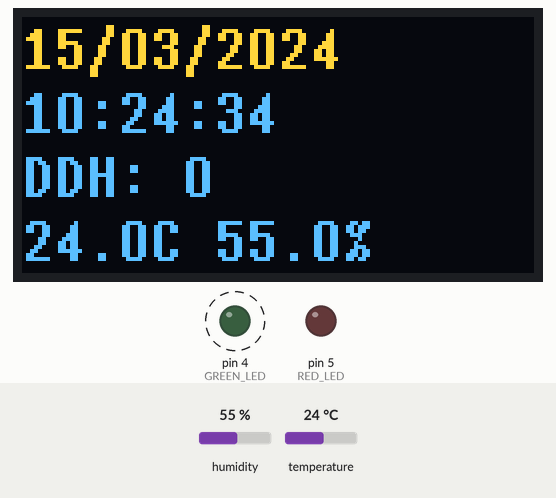
A sketch run on a simulated Arduino Uno, built with avr-gcc and run on an emulated ATmega328P. Shown: 128×64 one-colour display, output pins drawn as LEDs (lit = HIGH). Dashed ring = blinking. The test bench sets the inputs (shaded band); at power-on: humidity 55 %, temperature 24 °C. The OLED is the two-colour kind (top 16 rows yellow); the local clock reads 2024-03-15 10:24:30 at power-on unless the sketch sets it; storage starts empty; what the sketch prints to the serial monitor is not drawn.

Above: at 5.5 s.
5.6 s: humidity set to 22 %
At 8.6 s:
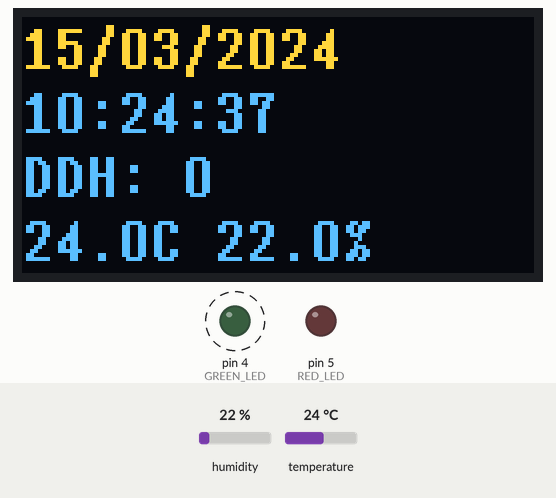
10.2 s: temperature set to 12 °C
At 14.4 s:
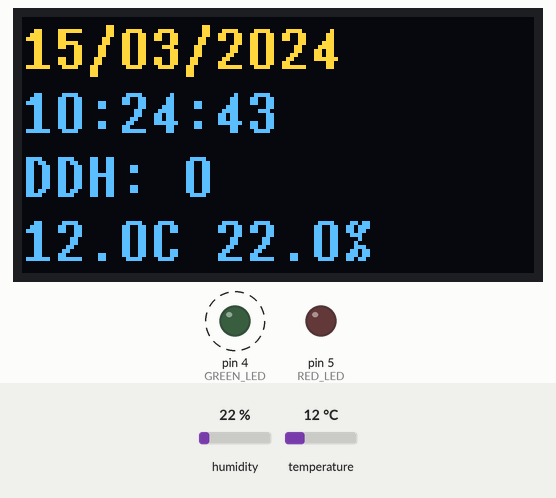
14.6 s: humidity set to 40 %
At 16.6 s:
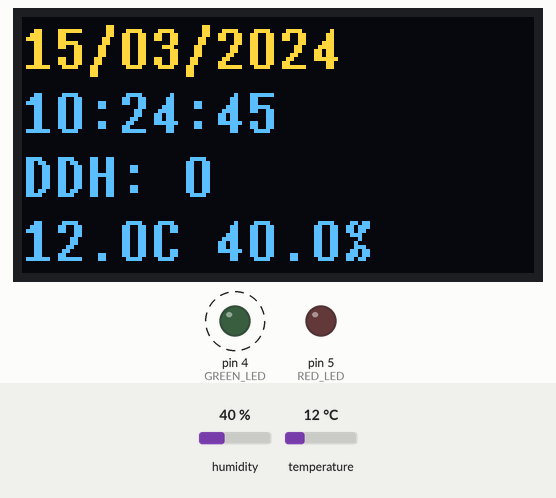
17.6 s: temperature set to 19 °C
At 21.6 s:
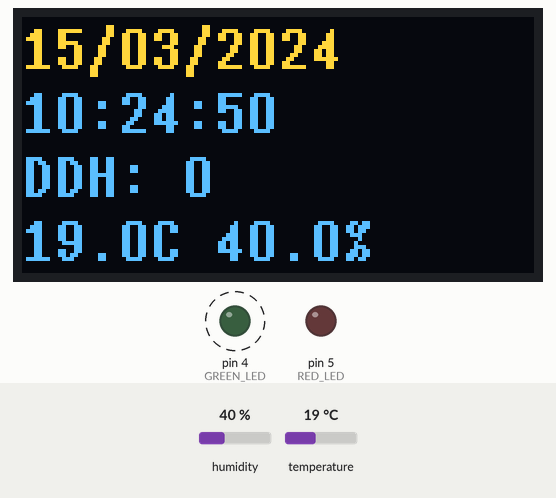
Timing chart, 0 to 22.6 s (numbered marks = the images above; inputs shaded):
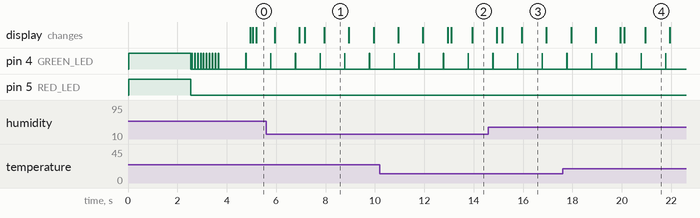

The sketch:

DHT22_SD_Recorder_display_DH.ino
```cpp
/*
  Code adapted initially from here by Raphaël BOICHOT, january 2023, use at your own risk
  https://microcontrollerslab.com/dht22-data-logger-arduino-micro-sd-card/
  to be used with the following libraries:
  https://github.com/adafruit/DHT-sensor-library
  https://github.com/adafruit/RTClib
  https://github.com/olikraus/u8g2 (this tiny library is the only possible due to Arduino memory limitation)
  128x64 pixels OLED daisy chained to the RTC module (see readme.md schematic)
------------------------------------------------------------------------------------------------------
  pinout Arduino to SD   |  Arduino to DHT22   |    Arduino to LEDS        |   Arduino to RTC (DS3231)
  GND<->GND              |  GND<->GND          |    GND<->led cathodes     |   A4 or SDA<->SCL
  +5V<->+5V              |  +5V<->VCC          |    D4<->green led anode   |   A5 or SCL<->SDA
  D10<->CS               |  D2<->DAT           |    D5<->red led anode     |   GND<->GND
  D11<->MOSI             |                     |                           |   +5V<->VCC
  D12<->MISO             |                     |                           |   SQW not connected
  D13<->SCK              |                     |                           |   32K not connected
-------------------------------------------------------------------------------------------------------
 */
#include "SD.h"
#include <SPI.h>
#include "DHT.h"
#include <Wire.h>
#include <RTClib.h>
#include <U8x8lib.h>  // Added for OLED

// OLED Initialization
U8X8_SSD1306_128X64_NONAME_HW_I2C u8x8(/* reset=*/U8X8_PIN_NONE);

RTC_DS3231 rtc;
#define DHTPIN 2
#define DHTTYPE DHT22
DHT dht(DHTPIN, DHTTYPE);
File myFile;

// --- GLOBAL VARIABLES FOR DH CALCULATION ---
float tempSum = 0;             // Sum of temperatures for the current hour
int sampleCount = 0;           // Number of readings taken in the current hour
float discomfortdegreeHours = 0;         // Cumulative Degree Hours (DH)
int lastHour = -1;             // To detect when a new hour starts
const float THRESHOLD = 28.0;  // 28°C threshold, from French RE2020
// https://www.ffbatiment.fr/techniques-batiment/reglementation-construction/reglementation-thermique-environnementale/dossier/re2020-confort-d-ete-et-indicateur-dh
// set of variables for calculating the degre.hour
// Guideline: <350 degre.hours per year, building OK, >1250 degre.hours per year, building NG

int RED_LED = 5;
int GREEN_LED = 4;
int CHIP_SELECT = 10;
unsigned long delay_s = 60;
unsigned long preceding_time, preceding_timeLED, preceding_timeDisplay;
int def_LED;
String Temperature, Humidity, Data;
bool sd_ok = false;
bool rtc_ok = false;

void setup() {
  pinMode(RED_LED, OUTPUT);
  pinMode(GREEN_LED, OUTPUT);
  Serial.begin(115200);
  while (!Serial)
    ;

  // ORIGINAL SERIAL MESSAGES
  Serial.println(F("// By Raphaël BOICHOT, March 2024"));
  Serial.println(F("// This program comes with ABSOLUTELY NO WARRANTY;"));
  Serial.println(F("// This is free software, and you are welcome to redistribute it"));

  // OLED Setup
  u8x8.begin();
  u8x8.setPowerSave(0);
  u8x8.setFont(u8x8_font_7x14B_1x2_f);  // Set to Big Bold Font

  digitalWrite(RED_LED, 1);
  digitalWrite(GREEN_LED, 1);
  delay(2500);
  digitalWrite(RED_LED, 0);
  digitalWrite(GREEN_LED, 0);

  def_LED = GREEN_LED;
  Serial.println(F("// Initializing DHT22 sensor..."));
  dht.begin();
  if (isnan(dht.readTemperature()) || isnan(dht.readHumidity())) {
    Serial.println(F("// DHT22 Sensor not working !"));
    def_LED = RED_LED;
  }

  Serial.println(F("// Initializing SD card..."));
  sd_ok = SD.begin(CHIP_SELECT);
  if (!sd_ok) {
    Serial.println(F("// SD initialization failed !"));
    def_LED = RED_LED;
  } else {
    Serial.println(F("// SD initialization OK !"));
    Data = F("The device has restarted following a power cut");
    myFile = SD.open("data.txt", FILE_WRITE);
    Serial.println(F("// Writing power down marker to data.txt..."));
    myFile.println(Data);
    myFile.close();
  }

  Serial.println(F("// Initializing RTC module..."));
  rtc_ok = rtc.begin();
  if (!rtc_ok) {
    Serial.println(F("// RTC module not responding !"));
    def_LED = RED_LED;
  }

  for (int j = 0; j < 10; j++) {
    digitalWrite(def_LED, 1);
    delay(20);
    digitalWrite(def_LED, 0);
    delay(100);
  }

  preceding_time = millis();
  preceding_timeLED = millis();
  preceding_timeDisplay = millis();
  Serial.println(F("// Starting recording..."));
}

void loop() {
  // INDICATE DEVICE IS RUNNING & UPDATE OLED
  if ((millis() - preceding_timeLED) >= (1000)) {
    preceding_timeLED = millis();
    digitalWrite(def_LED, 1);
    delay(10);
    digitalWrite(def_LED, 0);
    updateOLED();  // Refresh the screen every second
  }

  if ((millis() - preceding_time) >= (delay_s * 1000)) {
    preceding_time = millis();
    if (isnan(dht.readTemperature()) || isnan(dht.readHumidity())) {
      Serial.println(F("// DHT22 Sensor not working !"));
      def_LED = RED_LED;
    } else {
      data_logging();
    }
  }
}

void updateOLED() {
  DateTime now = rtc.now();

  // Row 0: Date
  u8x8.setCursor(0, 0);
  if (now.day() < 10) u8x8.print('0'); u8x8.print(now.day()); u8x8.print('/');
  if (now.month() < 10) u8x8.print('0'); u8x8.print(now.month()); u8x8.print('/');
  u8x8.print(now.year());

  // Row 2: Time + Blinking SD Alert
  u8x8.setCursor(0, 2);
  if (now.hour() < 10) u8x8.print('0'); u8x8.print(now.hour()); u8x8.print(':');
  if (now.minute() < 10) u8x8.print('0'); u8x8.print(now.minute()); u8x8.print(':');
  if (now.second() < 10) u8x8.print('0'); u8x8.print(now.second());

  if (!sd_ok) {
    if (now.second() % 2 == 0) u8x8.print(F("  [SD!]"));
    else u8x8.print(F("       "));
  } else {
    u8x8.print(F("       "));
  }

  // Row 4: DDH Calculation
  u8x8.setCursor(0, 4);
  u8x8.print(F("DDH: "));
  u8x8.print(discomfortdegreeHours, 0);
  u8x8.print(F("   "));

  // Row 6: Temperature & Humidity
  u8x8.setCursor(0, 6);
  u8x8.print(dht.readTemperature(), 1);
  u8x8.print(F("C "));
  u8x8.print(dht.readHumidity(), 1);
  u8x8.print(F("%"));
}

void data_logging() {
  // 1. READ SENSORS
  float currentTemp = dht.readTemperature();
  float currentHum = dht.readHumidity();
  String Temperature = String(currentTemp, 2);
  String Humidity = String(currentHum, 2);

  // 2. RTC INITIALIZATION
  rtc_ok = rtc.begin();
  if (!rtc_ok) {
    Serial.println(F("// RTC module not responding !"));
    def_LED = RED_LED;
  }

  DateTime date = rtc.now();
  int currentHour = date.hour();

  // --- DEGREE HOURS (DH) LOGIC ---

  // Check if a new hour has started to finalize the previous hour's average
  if (lastHour != -1 && currentHour != lastHour) {
    if (sampleCount > 0) {
      float averageTemp = tempSum / sampleCount;
      // If average is above threshold, add the difference to DH
      if (averageTemp > THRESHOLD) {
        discomfortdegreeHours += (averageTemp - THRESHOLD);
      }
    }
    // Reset counters for the new hour
    tempSum = 0;
    sampleCount = 0;
  }

  // Accumulate data for the current hour
  tempSum += currentTemp;
  sampleCount++;
  lastHour = currentHour;

  // 3. FORMAT DATA STRING
  char formattedDate[20];
  sprintf(formattedDate, "%04d-%02d-%02d %02d:%02d:%02d",
          date.year(), date.month(), date.day(),
          date.hour(), date.minute(), date.second());

  // Create the final data string including DH
  Data = "Temperature: " + Temperature + " Humidity: " + Humidity + " Date/Time: ";
  Data = Data + formattedDate + " | DH: " + String(discomfortdegreeHours, 2);


  Serial.println(Data);

  // 4. SD CARD LOGGING
  sd_ok = SD.begin(CHIP_SELECT);
  if (!sd_ok) {
    Serial.println(F("// Writing failed, card not connected !"));
    def_LED = RED_LED;
    digitalWrite(def_LED, HIGH);
    delay(200);
    digitalWrite(def_LED, LOW);
  } else {
    myFile = SD.open("data.txt", FILE_WRITE);
    def_LED = GREEN_LED;
    digitalWrite(def_LED, HIGH);
    delay(200);
    digitalWrite(def_LED, LOW);
    myFile.println(Data);
    myFile.close();
  }
}
```

Measured:
- by itself, pin 4 (GREEN_LED): alternates HIGH for 0.01 s and LOW for 0.99 s
- what the display in image 1 shows lasts 1.0 s, from 7.9 s to 8.9 s
